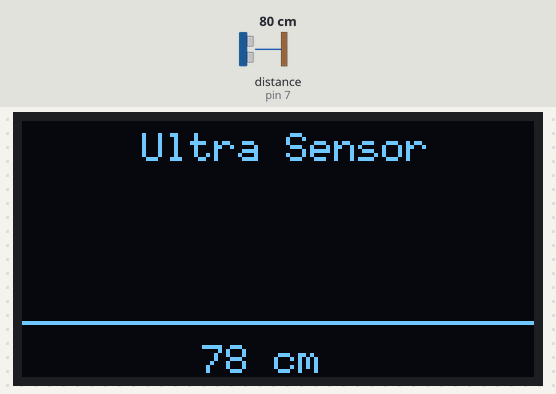
Simulated run of this sketch. Board: Arduino Uno, built with avr-gcc and run on an emulated ATmega328P. Shown: 128×64 one-colour display. Wiring (inferred from the names in the program): ultrasonic range finder: trigger pin 8; echo pin 7. The test bench sets the inputs (shaded band); at power-on: distance to the obstacle (sensor on pin 7) 80 cm. The echo pulse lasts 58.3 µs per cm.

Above: at 1.2 s.
1.3 s: distance to the obstacle (sensor on pin 7) set to 4 cm
At 2.2 s:
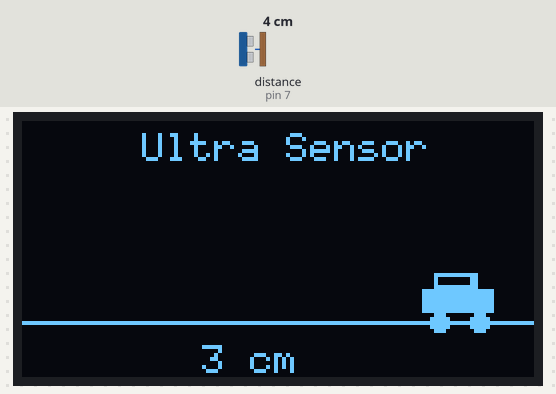
3.2 s: distance to the obstacle (sensor on pin 7) set to 2 cm
At 4.6 s:
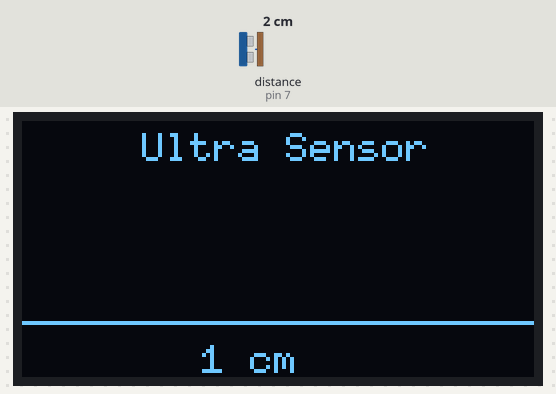
5.0 s: distance to the obstacle (sensor on pin 7) set to 9 cm
At 6.6 s:
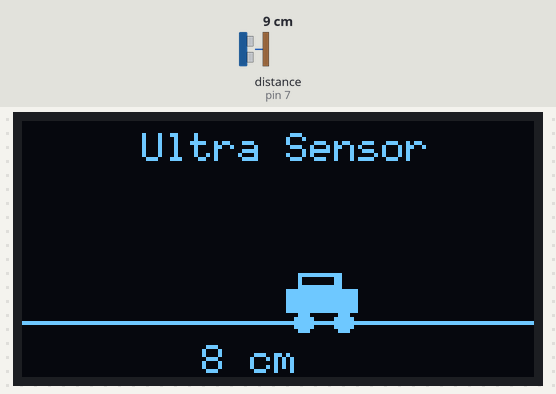
Timing chart, 0 to 8.1 s (numbered marks = the images above; inputs shaded):
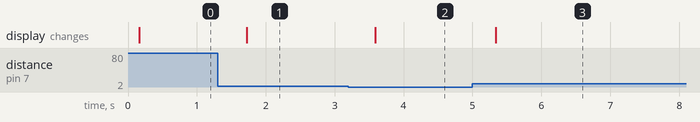

Measured:
- the behaviour switches between 4 and 3 cm on distance to the obstacle (sensor on pin 7) (found by bisection; images 1 and 2)
- after the input at 1.3 s, the display: changes after 0.43 s (image 1)
- after the input at 3.2 s, the display: changes after 0.39 s (image 2)
- after the input at 5.0 s, the display: changes after 0.34 s (image 3)

The sketch:

ultrasonic_animation.ino
```cpp
#include <U8glib.h>

#define TRIG_PIN 8
#define ECHO_PIN 7

U8GLIB_SH1106_128X64 u8g(U8G_I2C_OPT_NONE);

void setup() {
  pinMode(TRIG_PIN, OUTPUT);
  pinMode(ECHO_PIN, INPUT);
}

void loop() {
  // === Measure distance ===
  digitalWrite(TRIG_PIN, LOW);
  delayMicroseconds(2);
  digitalWrite(TRIG_PIN, HIGH);
  delayMicroseconds(10);
  digitalWrite(TRIG_PIN, LOW);

  long duration = pulseIn(ECHO_PIN, HIGH);
  int distance = duration * 0.034 / 2;  // convert to cm

  // === Draw animation ===
  drawUltra(distance);

  delay(100);
}

void drawUltra(int distance) {
  int roadY = 50;
  int carX;

  // Only show car if within 3–18 cm, else off-screen
  if (distance >= 3 && distance <= 18) {
    carX = map(distance, 18, 3, 0, 100);
  } else {
    carX = -20;  // off-screen
  }

  u8g.firstPage();
  do {
    u8g.setFont(u8g_font_6x10);
    u8g.drawStr(30, 10, "Ultra Sensor");

    // Draw road
    u8g.drawLine(0, roadY, 128, roadY);

    // Draw car if in range
    if (distance >= 3 && distance <= 18) {
      // Body
      u8g.drawBox(carX, roadY - 8, 18, 6);
      // Roof
      u8g.drawFrame(carX + 3, roadY - 12, 10, 4);
      u8g.drawLine(carX + 3, roadY - 8, carX + 3, roadY - 12);
      u8g.drawLine(carX + 13, roadY - 8, carX + 13, roadY - 12);
      // Wheels
      u8g.drawDisc(carX + 4, roadY, 2);
      u8g.drawDisc(carX + 14, roadY, 2);
    }

    // Distance label at bottom
    char buf[6];
    sprintf(buf, "%d cm", distance);
    u8g.drawStr(45, 63, buf);

  } while (u8g.nextPage());
}
```
